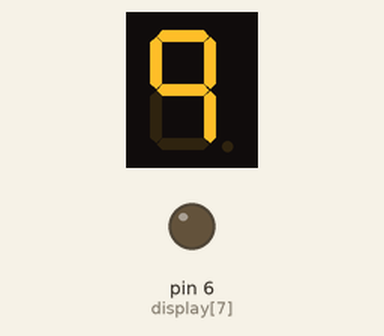
A sketch run on a simulated Arduino Uno, built with avr-gcc and run on an emulated ATmega328P. Parts: 1-digit seven-segment display, output pins drawn as LEDs (lit = HIGH). Wiring (inferred from the names in the program): 1-digit 7-segment display, segments lit when HIGH: segments pin 8, pin 9, pin 10, pin 11, pin 12, pin 13, pin 7. The segment pins are drawn as the display they are named for; pins used as bus, display or sensor lines are not drawn.

Above: at 0.1 s.
At 1.1 s:
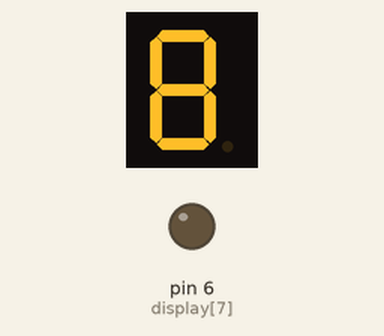
At 2.1 s:
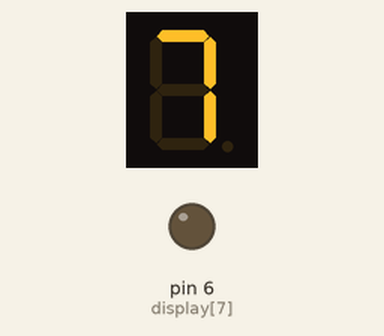
At 4.1 s:
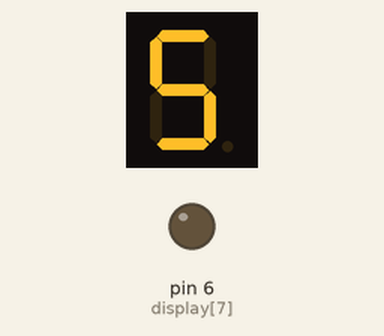
At 6.1 s:
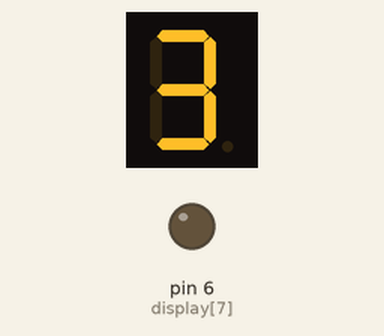
At 9.1 s:
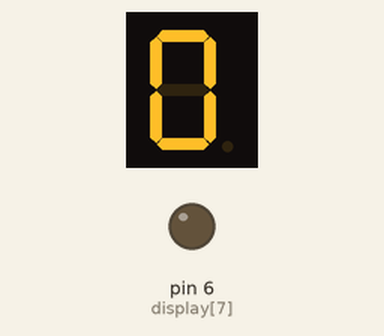

The sketch:

_08_CONTADOR_DECRESCENTE.ino
```cpp
/*
  Workshop do Embarcados no Arduino Day 2015
  Fabio Souza
  Igor Tavares

  Exemplo 8 - Contador Decrescente
  Esse programa exibe a contagem decrescente de 9 a 0  no display
 */

//segmentos A,B,C,D,E,F,G,P
int display[] = {8,9,10,11,12,13,7,6};

//TABELA PARA CONVERSAO DOS NUMEROS
const int valor[] = {
  0b00111111, // 0
  0b00000110, // 1
  0b01011011, // 2
  0b01001111, // 3
  0b01100110, // 4
  0b01101101, // 5
  0b01111101, // 6
  0b00000111, // 7
  0b01111111, // 8
  0b01100111, // 9
};

//varivel para contagem
int cont = 9;

// configurações
void setup() {
  for (int i=6; i<=13; i++) {         //configura pinos de 6 a 13 como saidas
    pinMode(i, OUTPUT);               //configura como saida
  }
}

// loop principal
void loop() {
  escreve(cont);          //atualiza display
  delay(1000);            //delay de 1 seg
  cont--;                 //decrementa contador
  if(cont<0) cont = 9;    //se passou de 9 reinicia

}

/*
 funçao para conversao de valores no display
*/

void escreve(int x)
{
  byte numero = valor[x];      //carrega valor da tabela

  for(int i = 0;i<8;i++)       //varre bita
  {
    digitalWrite(display[i],bitRead(numero, i)); //liga segmento com o valor so bit
  }
}
```

Measured:
- by itself, everything shown: repeats every 10.0 s, in 10 steps
- what the display in image 1 shows lasts 1.0 s, from 1.0 s to 2.0 s
